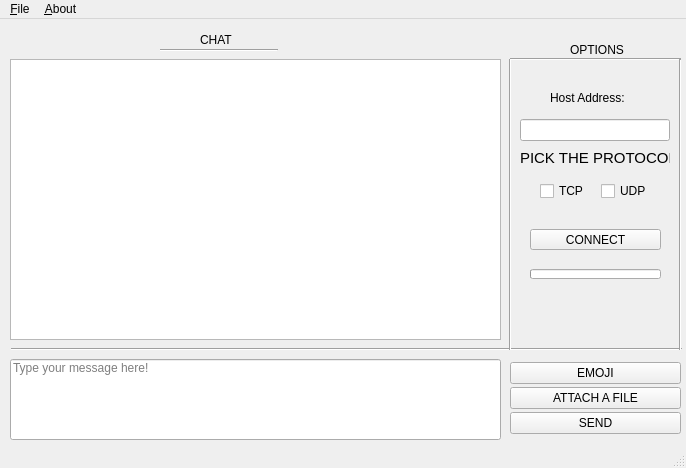
<?xml version="1.0" encoding="UTF-8"?>
<ui version="4.0">
 <class>appWindow</class>
 <widget class="QMainWindow" name="appWindow">
  <property name="geometry">
   <rect>
    <x>0</x>
    <y>0</y>
    <width>686</width>
    <height>468</height>
   </rect>
  </property>
  <property name="minimumSize">
   <size>
    <width>686</width>
    <height>468</height>
   </size>
  </property>
  <property name="maximumSize">
   <size>
    <width>690</width>
    <height>470</height>
   </size>
  </property>
  <property name="font">
   <font>
    <family>Ubuntu</family>
   </font>
  </property>
  <property name="windowTitle">
   <string>MainWindow</string>
  </property>
  <property name="tabShape">
   <enum>QTabWidget::Rounded</enum>
  </property>
  <widget class="QWidget" name="centralwidget">
   <widget class="QWidget" name="verticalLayoutWidget">
    <property name="geometry">
     <rect>
      <x>510</x>
      <y>340</y>
      <width>171</width>
      <height>81</height>
     </rect>
    </property>
    <layout class="QVBoxLayout" name="verticalLayout">
     <property name="spacing">
      <number>0</number>
     </property>
     <property name="sizeConstraint">
      <enum>QLayout::SetNoConstraint</enum>
     </property>
     <item>
      <widget class="QPushButton" name="emojiBTN">
       <property name="text">
        <string>EMOJI</string>
       </property>
      </widget>
     </item>
     <item>
      <widget class="QPushButton" name="sendFileBTN">
       <property name="text">
        <string>ATTACH A FILE</string>
       </property>
      </widget>
     </item>
     <item>
      <widget class="QPushButton" name="sendBTN">
       <property name="text">
        <string>SEND</string>
       </property>
      </widget>
     </item>
    </layout>
   </widget>
   <widget class="QLineEdit" name="input_area">
    <property name="geometry">
     <rect>
      <x>10</x>
      <y>340</y>
      <width>491</width>
      <height>81</height>
     </rect>
    </property>
    <property name="text">
     <string/>
    </property>
    <property name="alignment">
     <set>Qt::AlignLeading|Qt::AlignLeft|Qt::AlignTop</set>
    </property>
    <property name="placeholderText">
     <string>Type your message here!</string>
    </property>
    <property name="cursorMoveStyle">
     <enum>Qt::LogicalMoveStyle</enum>
    </property>
    <property name="clearButtonEnabled">
     <bool>false</bool>
    </property>
   </widget>
   <widget class="Line" name="line_2">
    <property name="geometry">
     <rect>
      <x>11</x>
      <y>320</y>
      <width>671</width>
      <height>20</height>
     </rect>
    </property>
    <property name="orientation">
     <enum>Qt::Horizontal</enum>
    </property>
   </widget>
   <widget class="QPlainTextEdit" name="chat_window">
    <property name="geometry">
     <rect>
      <x>10</x>
      <y>40</y>
      <width>491</width>
      <height>281</height>
     </rect>
    </property>
    <property name="tabChangesFocus">
     <bool>false</bool>
    </property>
    <property name="readOnly">
     <bool>true</bool>
    </property>
   </widget>
   <widget class="QLabel" name="chat_label">
    <property name="geometry">
     <rect>
      <x>200</x>
      <y>10</y>
      <width>41</width>
      <height>21</height>
     </rect>
    </property>
    <property name="minimumSize">
     <size>
      <width>0</width>
      <height>0</height>
     </size>
    </property>
    <property name="text">
     <string>CHAT</string>
    </property>
   </widget>
   <widget class="QLabel" name="room_label">
    <property name="geometry">
     <rect>
      <x>570</x>
      <y>20</y>
      <width>71</width>
      <height>21</height>
     </rect>
    </property>
    <property name="minimumSize">
     <size>
      <width>0</width>
      <height>0</height>
     </size>
    </property>
    <property name="text">
     <string>OPTIONS</string>
    </property>
   </widget>
   <widget class="Line" name="line">
    <property name="geometry">
     <rect>
      <x>500</x>
      <y>40</y>
      <width>20</width>
      <height>291</height>
     </rect>
    </property>
    <property name="orientation">
     <enum>Qt::Vertical</enum>
    </property>
   </widget>
   <widget class="Line" name="line_3">
    <property name="geometry">
     <rect>
      <x>160</x>
      <y>30</y>
      <width>118</width>
      <height>3</height>
     </rect>
    </property>
    <property name="orientation">
     <enum>Qt::Horizontal</enum>
    </property>
   </widget>
   <widget class="Line" name="line_4">
    <property name="geometry">
     <rect>
      <x>510</x>
      <y>30</y>
      <width>171</width>
      <height>20</height>
     </rect>
    </property>
    <property name="orientation">
     <enum>Qt::Horizontal</enum>
    </property>
   </widget>
   <widget class="QLabel" name="label">
    <property name="geometry">
     <rect>
      <x>550</x>
      <y>70</y>
      <width>91</width>
      <height>17</height>
     </rect>
    </property>
    <property name="text">
     <string>Host Address:</string>
    </property>
   </widget>
   <widget class="Line" name="line_5">
    <property name="geometry">
     <rect>
      <x>670</x>
      <y>40</y>
      <width>20</width>
      <height>291</height>
     </rect>
    </property>
    <property name="orientation">
     <enum>Qt::Vertical</enum>
    </property>
   </widget>
   <widget class="QPushButton" name="pushButton">
    <property name="geometry">
     <rect>
      <x>530</x>
      <y>210</y>
      <width>131</width>
      <height>21</height>
     </rect>
    </property>
    <property name="text">
     <string>CONNECT</string>
    </property>
   </widget>
   <widget class="QProgressBar" name="load_bar">
    <property name="geometry">
     <rect>
      <x>530</x>
      <y>250</y>
      <width>131</width>
      <height>10</height>
     </rect>
    </property>
    <property name="statusTip">
     <string>Loading bar: will start loading when you click enter</string>
    </property>
    <property name="value">
     <number>0</number>
    </property>
    <property name="textVisible">
     <bool>false</bool>
    </property>
   </widget>
   <widget class="QWidget" name="">
    <property name="geometry">
     <rect>
      <x>520</x>
      <y>100</y>
      <width>150</width>
      <height>50</height>
     </rect>
    </property>
    <layout class="QVBoxLayout" name="verticalLayout_2">
     <item>
      <widget class="QLineEdit" name="IpInput_area"/>
     </item>
     <item>
      <widget class="QLabel" name="label_2">
       <property name="font">
        <font>
         <pointsize>11</pointsize>
        </font>
       </property>
       <property name="text">
        <string>PICK THE PROTOCOL:</string>
       </property>
      </widget>
     </item>
    </layout>
   </widget>
   <widget class="QWidget" name="">
    <property name="geometry">
     <rect>
      <x>540</x>
      <y>160</y>
      <width>116</width>
      <height>25</height>
     </rect>
    </property>
    <layout class="QHBoxLayout" name="horizontalLayout">
     <item>
      <widget class="QCheckBox" name="TCPcheckBox">
       <property name="text">
        <string>TCP</string>
       </property>
      </widget>
     </item>
     <item>
      <widget class="QCheckBox" name="UDPcheckBox">
       <property name="text">
        <string>UDP</string>
       </property>
      </widget>
     </item>
    </layout>
   </widget>
  </widget>
  <widget class="QMenuBar" name="menubar">
   <property name="geometry">
    <rect>
     <x>0</x>
     <y>0</y>
     <width>686</width>
     <height>22</height>
    </rect>
   </property>
   <widget class="QMenu" name="menuFile">
    <property name="title">
     <string>&amp;File</string>
    </property>
    <addaction name="actionHome"/>
    <addaction name="actionExit"/>
   </widget>
   <widget class="QMenu" name="menu_About">
    <property name="title">
     <string>&amp;About</string>
    </property>
    <addaction name="actionAboutUS"/>
   </widget>
   <addaction name="menuFile"/>
   <addaction name="menu_About"/>
  </widget>
  <widget class="QStatusBar" name="statusBar"/>
  <action name="actionExit">
   <property name="text">
    <string>Exit</string>
   </property>
  </action>
  <action name="actionHome">
   <property name="text">
    <string>Home</string>
   </property>
  </action>
  <action name="actionAboutUS">
   <property name="text">
    <string>US</string>
   </property>
  </action>
 </widget>
 <resources/>
 <connections/>
</ui>
